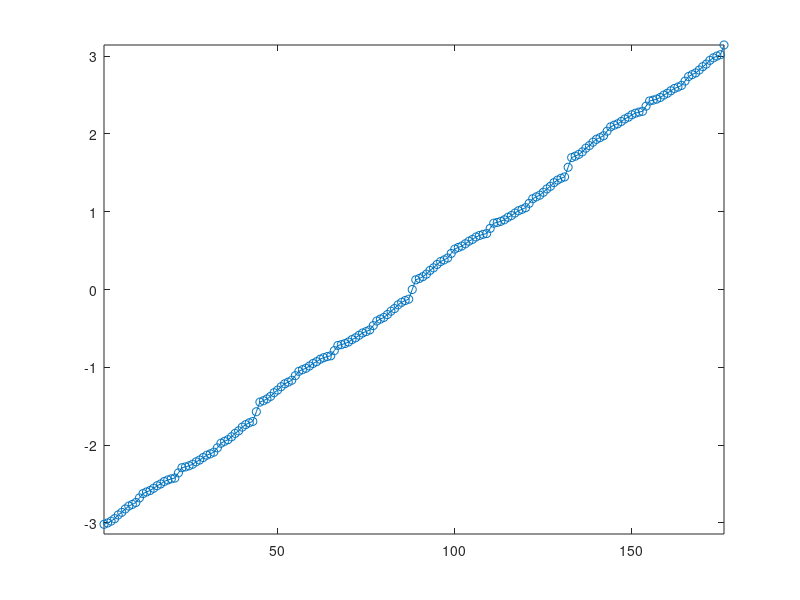
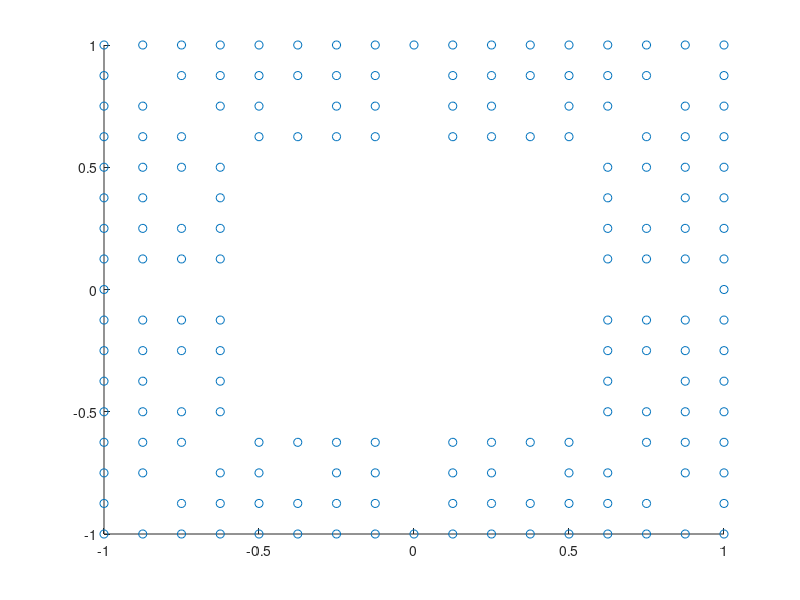
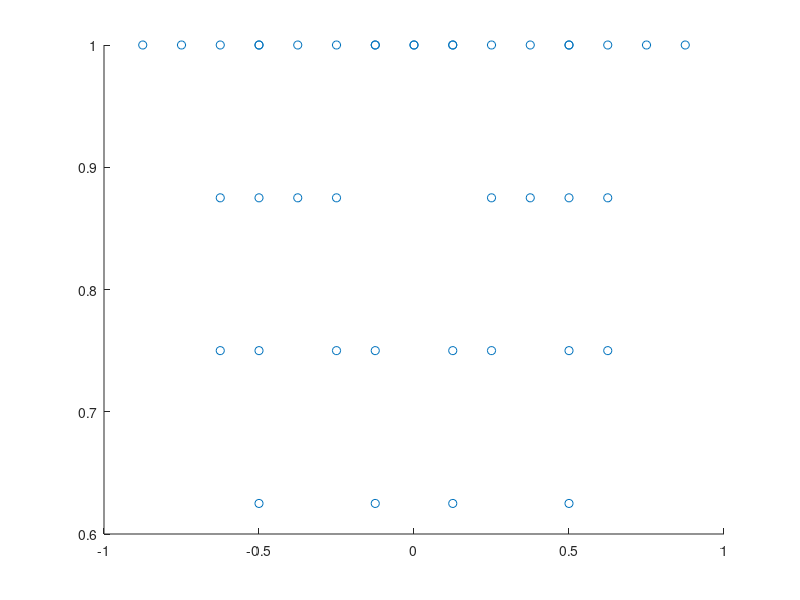
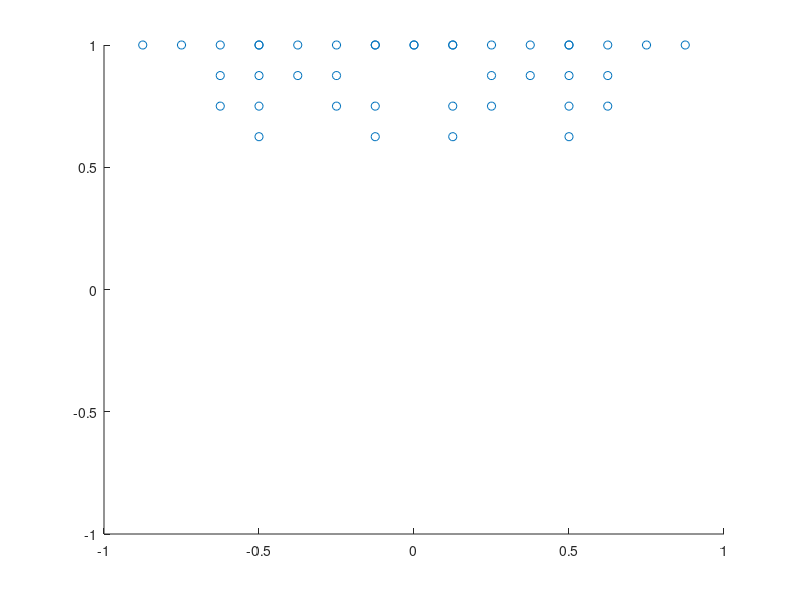

These figures' MATLAB source, in order:
close all; clear; output_precision(16);

function vecdir = vectordirection(x)
  vecdir = acos(dot([0 1]'*ones(1,size(x,2)),x./vecnorm(x)));
  vecdir(sign(x(1,:))<0) *= -1;
endfunction

a = [
  [0 1 2 3 4 5 6 7 8] [1 2 3 4 5 6 8] [1 2 4 5 7 8] [1 2 3 4 6 7 8] [5 6 7 8] [5 7 8] [5 6 7 8] [5 6 7 8] 8;
  [8 8 8 8 8 8 8 8 8] [7 7 7 7 7 7 7] [6 6 6 6 6 6] [5 5 5 5 5 5 5] [4 4 4 4] [3 3 3] [2 2 2 2] [1 1 1 1] 0
]/8;
a = [flip([-a(1,:);a(2,:)],2) a];
a = [a flip([a(1,:);-a(2,:)],2)];
a = unique(a',"rows")';
b = vectordirection(a);
ba = b;
bb = vecnorm(a);
c = sort(b);
ca = sort(ba);
cb = sort(bb);
d = round(a*2^3);
da = round(ba*2^3);
db = round(bb*2^3);
f = [d;da;db];
figure(1); plot(c,'o-'); xlim([1 176]); ylim([-pi pi]);
figure(2); scatter(a(1,:),a(2,:));
figure(3); plot(da,'o-'); xlim([1 176]); ylim([-25 25]);
figure(4); plot(db,'o-'); xlim([1 176]); ylim([5 11]);

fn = "tiledata2.prg";
fopen(fn,'w');
fwrite(fn,cast(0x7800,'uint16'),'uint16',0,'l');
fwrite(fn,cast(f','int8'),'int8',0,'l');
fclose(fn);

fov = 70 * pi/180;
len = atan(fov);
drs = 32;
stp = 40;
a2 = len*(-1:2/(stp-1):1);
b2 = [a2;ones(size(a2))];
b3 = vectordirection(b2);
[b3a,b3i] = min(abs(b3 - b'));
b4a = a(:,b3i);
b4b = vectordirection(b4a);
b4c = vecnorm(b4a);
b5 = [b4a; b4b; b4c];
figure(3); scatter(b4a(1,:),b4a(2,:));
b2a = [];
for n = 1:drs
  rz = rotz((n-1)/drs*360);
  rz = rz(1:2,1:2);
  rd = rz*b2;
  rd2 = vectordirection(rd);
  [rd3,rd3i] = min(abs(rd2 - b'));
  rd3 = a(:,rd3i);
  rd4 = vectordirection(rd3);
  rd5 = vecnorm(rd3);
  figure(n+3); scatter(rd3(1,:),rd3(2,:)); xlim([-1 1]); ylim([-1 1]);
  rda = [];
  rda(1:4:size(rd3,2)*4) = rd3(1,:);
  rda(2:4:size(rd3,2)*4) = rd3(2,:);
  rda(3:4:size(rd4,2)*4) = rd4;
  rda(4:4:size(rd5,2)*4) = rd5;
  b2a = [b2a; rda];
endfor
c2 = round(b2a*2^3);

fn = "tiledata.prg";
fopen(fn,'w');
fwrite(fn,cast(0x6000,'uint16'),'uint16',0,'l');
fwrite(fn,cast(c2','int8'),'int8',0,'l');
fclose(fn);

tileddim = 32;
tiledsize = 1024;
tiledroom = [
	4, 2, 3, 4, 5, 6, 7, 8, 9,10,11,12,13,14,15,16, 1, 2, 3, 4, 5, 6, 7, 8, 9,10,11,12,13,14,15,16,
	3, 0, 0, 0, 0, 0, 0, 1, 0, 0, 0, 0, 0, 0, 0, 0, 0, 0, 0, 0, 0, 0, 0, 0, 0, 0, 0, 0, 0, 0, 0, 1,
	2, 0, 0, 0, 0, 0, 0, 1, 0, 0, 0, 0, 0, 0, 0, 0, 0, 0, 0, 0, 0, 0, 0, 0, 0, 0, 0, 0, 0, 0, 0, 1,
	1, 0, 0, 1, 1, 1, 0, 1, 0, 0, 0, 0, 0, 0, 0, 0, 0, 0, 0, 0, 0, 0, 0, 0, 0, 0, 0, 0, 0, 0, 0, 1,
	1, 0, 0, 1, 0, 0, 0, 1, 0, 0, 0, 0, 0, 0, 0, 0, 0, 0, 0, 0, 0, 0, 0, 0, 0, 0, 0, 0, 0, 0, 0, 1,
	2, 0, 0, 0, 0, 0, 0, 1, 0, 0, 0, 0, 0, 0, 0, 0, 0, 0, 0, 0, 0, 0, 0, 0, 0, 0, 0, 0, 0, 0, 0, 1,
	3, 0, 0, 0, 0, 0, 0, 1, 0, 0, 0, 0, 0, 0, 0, 0, 0, 0, 0, 0, 0, 0, 0, 0, 0, 0, 0, 0, 0, 0, 0, 1,
	4, 0, 0, 1, 1, 1, 1, 1, 0, 0, 0, 0, 0, 0, 0, 0, 0, 0, 0, 0, 0, 0, 0, 0, 0, 0, 0, 0, 0, 0, 0, 1,
	1, 0, 0, 0, 0, 0, 0, 0, 0, 0, 0, 0, 1, 1, 1, 1, 0, 0, 0, 0, 0, 0, 0, 0, 0, 0, 0, 0, 0, 0, 0, 1,
	2, 0, 0, 0, 0, 0, 0, 0, 0, 0, 0, 0, 1, 0, 0, 0, 0, 0, 0, 0, 0, 0, 0, 0, 0, 0, 0, 0, 0, 0, 0, 1,
	3, 0, 0, 0, 0, 0, 0, 0, 0, 0, 0, 0, 1, 0, 0, 0, 0, 0, 0, 0, 0, 0, 0, 0, 0, 0, 0, 0, 0, 0, 0, 2,
	4, 0, 0, 0, 0, 0, 0, 0, 0, 0, 0, 0, 1, 0, 0, 0, 0, 0, 0, 0, 0, 0, 0, 0, 0, 0, 0, 0, 0, 0, 0, 2,
	1, 0, 0, 0, 0, 0, 0, 0, 0, 0, 0, 0, 1, 0, 0, 0, 0, 0, 0, 0, 0, 0, 0, 0, 0, 0, 0, 0, 0, 0, 0, 2,
	2, 0, 0, 0, 0, 0, 0, 0, 0, 0, 0, 0, 1, 0, 0, 0, 0, 0, 0, 0, 0, 0, 0, 0, 0, 0, 0, 0, 0, 0, 0, 2,
	3, 0, 0, 0, 0, 0, 0, 0, 0, 0, 0, 0, 1, 0, 0, 0, 0, 0, 0, 0, 0, 0, 0, 0, 0, 0, 0, 0, 0, 0, 0, 2,
	4, 0, 0, 0, 0, 0, 0, 0, 0, 0, 0, 0, 0, 0, 0, 0, 0, 0, 0, 0, 0, 0, 0, 0, 0, 0, 0, 0, 0, 0, 0, 3,
	1, 0, 0, 0, 0, 0, 0, 0, 0, 0, 0, 0, 0, 0, 0, 0, 0, 0, 0, 0, 0, 0, 0, 0, 0, 0, 0, 0, 0, 0, 0, 3,
	2, 0, 0, 0, 0, 0, 0, 0, 0, 0, 0, 0, 0, 0, 0, 0, 0, 0, 0, 0, 0, 0, 0, 0, 0, 0, 0, 0, 0, 0, 0, 3,
	3, 0, 0, 0, 1, 0, 0, 0, 0, 0, 0, 0, 0, 0, 0, 0, 0, 0, 0, 0, 0, 0, 0, 0, 1, 1, 1, 0, 0, 0, 0, 3,
	4, 0, 0, 0, 0, 1, 0, 0, 0, 0, 0, 0, 0, 0, 0, 0, 0, 0, 0, 0, 0, 0, 0, 0, 0, 0, 1, 0, 0, 0, 0, 3,
	1, 0, 0, 0, 0, 0, 1, 0, 0, 0, 0, 0, 0, 0, 0, 0, 0, 0, 0, 0, 0, 0, 0, 0, 0, 0, 1, 0, 0, 0, 0, 3,
	2, 0, 0, 0, 0, 0, 0, 1, 0, 0, 0, 0, 0, 0, 0, 0, 0, 0, 0, 0, 0, 0, 0, 0, 0, 0, 1, 0, 0, 0, 0, 3,
	3, 0, 0, 0, 0, 0, 0, 0, 1, 0, 0, 0, 0, 0, 0, 0, 0, 0, 0, 0, 0, 0, 0, 0, 0, 0, 1, 0, 0, 0, 0, 4,
	4, 0, 0, 0, 0, 0, 0, 0, 0, 1, 0, 0, 0, 0, 0, 0, 0, 0, 0, 0, 0, 0, 0, 0, 0, 0, 1, 0, 0, 0, 0, 4,
	1, 0, 0, 0, 0, 0, 0, 0, 0, 0, 1, 0, 0, 0, 0, 0, 0, 0, 0, 0, 0, 0, 0, 0, 0, 0, 1, 0, 0, 0, 0, 4,
	2, 0, 0, 0, 0, 0, 0, 0, 0, 0, 0, 1, 0, 0, 0, 0, 0, 0, 0, 0, 0, 0, 0, 0, 0, 0, 1, 0, 0, 0, 0, 4,
	3, 0, 0, 0, 0, 0, 0, 0, 0, 0, 0, 0, 1, 0, 0, 0, 0, 0, 0, 0, 0, 0, 0, 0, 0, 0, 1, 0, 0, 0, 0, 4,
	4, 0, 0, 0, 0, 0, 0, 0, 0, 0, 0, 0, 0, 0, 0, 0, 0, 0, 0, 0, 0, 0, 0, 0, 0, 0, 0, 0, 0, 0, 0, 4,
	1, 0, 0, 0, 0, 0, 0, 0, 0, 0, 0, 0, 0, 0, 0, 0, 0, 0, 0, 0, 0, 0, 0, 0, 0, 0, 0, 0, 0, 0, 0, 4,
	2, 0, 0, 0, 0, 0, 0, 0, 0, 0, 0, 0, 0, 0, 0, 0, 0, 0, 0, 0, 0, 0, 0, 0, 0, 0, 0, 0, 0, 0, 0, 4,
	3, 0, 0, 0, 0, 0, 0, 0, 0, 0, 0, 0, 0, 0, 0, 0, 0, 0, 0, 0, 0, 0, 0, 0, 0, 0, 0, 0, 0, 0, 0, 4,
	4, 1, 1, 1, 1, 1, 1, 1, 1, 1, 1, 1, 1, 1, 1, 1, 1, 1, 1, 1, 1, 1, 1, 1, 1, 1, 1, 1, 1, 1, 1, 1,
];
tiledroom = randi(4,tileddim,tileddim)-3;
tiledroom(tiledroom<0) = 0;

fn = "tiledroom.prg";
fopen(fn,'w');
fwrite(fn,cast(0x5000,'uint16'),'uint16',0,'l');
fwrite(fn,cast(tiledroom','uint8'),'uint8',0,'l');
fclose(fn);

tiledsdf = inf(tileddim,tileddim);
for j = 1:tileddim
  for i = 1:tileddim
    for l = 1:tileddim
      for k = 1:tileddim
        if (tiledroom(l,k)>0)
          md = sqrt((j-l)^2+(i-k)^2);
          if (md < tiledsdf(j,i))
            tiledsdf(j,i) = md;
          endif
        endif
      endfor
    endfor
  endfor
endfor
tiledsdf = floor(log2(tiledsdf));
tiledsdf(tiledsdf<0) = 0;
tiledsdf(tiledsdf>5) = 5;

fn = "tiledsdf.prg";
fopen(fn,'w');
fwrite(fn,cast(0x5800,'uint16'),'uint16',0,'l');
fwrite(fn,cast(tiledsdf','uint8'),'uint8',0,'l');
fclose(fn);
